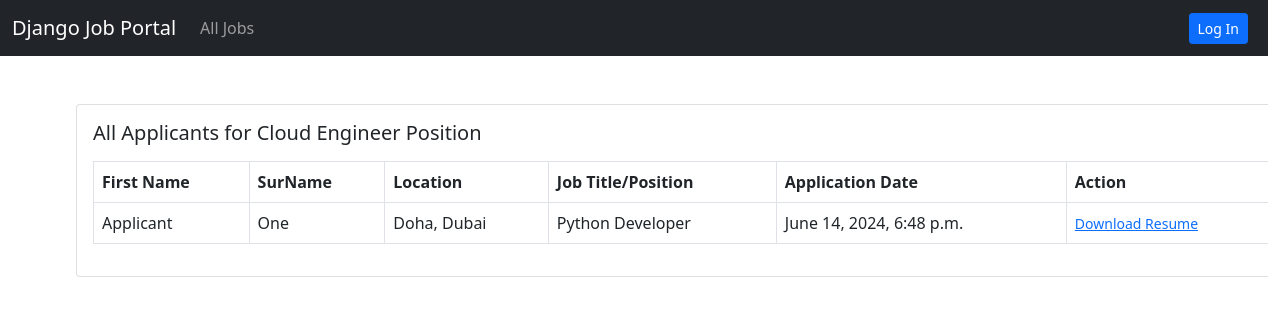
The app's page /all-applicants/3 with its own data.
### job/models.py (models this page shows, shortened)
class Job(models.Model):
    job_choices = (
        ('Remote', 'Remote'),
        ('Onsite', 'Onsite'),
        ('Hybrid', 'Hybrid'),
    )
    user = models.ForeignKey(User, on_delete=models.CASCADE)
    company = models.ForeignKey(Company, on_delete=models.CASCADE)
    title = models.CharField(max_length=255)
    city = models.CharField(max_length=255)
    salary = models.PositiveIntegerField()
    requirements = models.TextField()
    ideal_candidate = models.TextField()
    is_available = models.BooleanField(default=False)
    timestamp = models.DateTimeField(auto_now_add=True)
    industry = models.ForeignKey(Industry, on_delete=models.DO_NOTHING, null=True, blank=True)
    state = models.ForeignKey(State, on_delete=models.DO_NOTHING, null=True, blank=True)
    job_type = models.CharField(max_length=255, choices=job_choices, null=True, blank=True)

class ApplyJob(models.Model):
    status_choices = (
        ('pending', 'Pending'),
        ('accepted', 'Accepted'),
        ('rejected', 'Rejected'),
    )
    user = models.ForeignKey(User, on_delete=models.CASCADE)
    job = models.ForeignKey(Job, on_delete=models.CASCADE)
    timestamp = models.DateTimeField(auto_now_add=True)
    status = models.CharField(max_length=255, choices=status_choices, default='pending')

### users/models.py (models this page shows)
class User(AbstractUser):
    email =  models.EmailField(max_length=255, unique=True)
    is_recruiter = models.BooleanField(default=False)
    is_applicant = models.BooleanField(default=False)
    has_resume = models.BooleanField(default=False)
    has_company = models.BooleanField(default=False)

### resume/models.py (models this page shows, shortened)
class Resume(models.Model):
    user = models.OneToOneField(User, on_delete=models.CASCADE)
    first_name = models.CharField(max_length=255, blank=True, null=True)
    surname = models.CharField(max_length=255, blank=True, null=True)
    location = models.CharField(max_length=255, blank=True, null=True)
    job_title = models.CharField(max_length=255, blank=True, null=True)
    upload_resume = models.FileField(upload_to='resume/', blank=True, null=True)

### job/views.py (the view)
# urls.py: path('all-applicants/<int:pk>', views.all_applicants, name='all-applicants'),
def all_applicants(request, pk):
    job = Job.objects.get(id=pk)
    applicants = job.applyjob_set.all()
    context = {
        'job': job,
        'applicants': applicants
    }
    return render(request, 'job/all_applicants.html', context)

### templates/job/all_applicants.html
{% extends 'base.html' %}
{% load humanize %}
{% block content %}
<div class="card mx-auto" style="width: 76rem;">
    <div class="card-body">
        <h5 class="card-title mb-3">All Applicants for {{ job.title }} Position</h5>
        <table class="table table-bordered">
            <thead>
                <tr>
                    <th scope="col">First Name</th>
                    <th scope="col">SurName</th>
                    <th scope="col">Location</th>
                    <th scope="col">Job Title/Position</th>
                    <th scope="col">Application Date</th>
                    <th scope="col">Action</th>
                </tr>
            </thead>
            <tbody>
                {% for applicant in applicants %}
                <tr>
                    <td>{{ applicant.user.resume.first_name }}</td>
                    <td>{{ applicant.user.resume.surname }}</td>
                    <td>{{ applicant.user.resume.location }}</td>
                    <td>{{ applicant.user.resume.job_title }}</td>
                    <td>{{ applicant.timestamp }}</td>
                    <td>
                        <a href="{{ applicant.user.resume.upload_resume.url }}" target="_blank"><small>Download Resume</small></a>
                    </td>
                </tr>
                {% endfor %}
        </table>
    </div>
</div>
{% endblock content %}

### records on screen
Job: title "Cloud Engineer"
ApplyJob: user.resume.first_name "Applicant", user.resume.surname "One", user.resume.location "Doha, Dubai", user.resume.job_title "Python Developer", timestamp "June 14, 2024, 6:48 p.m."
